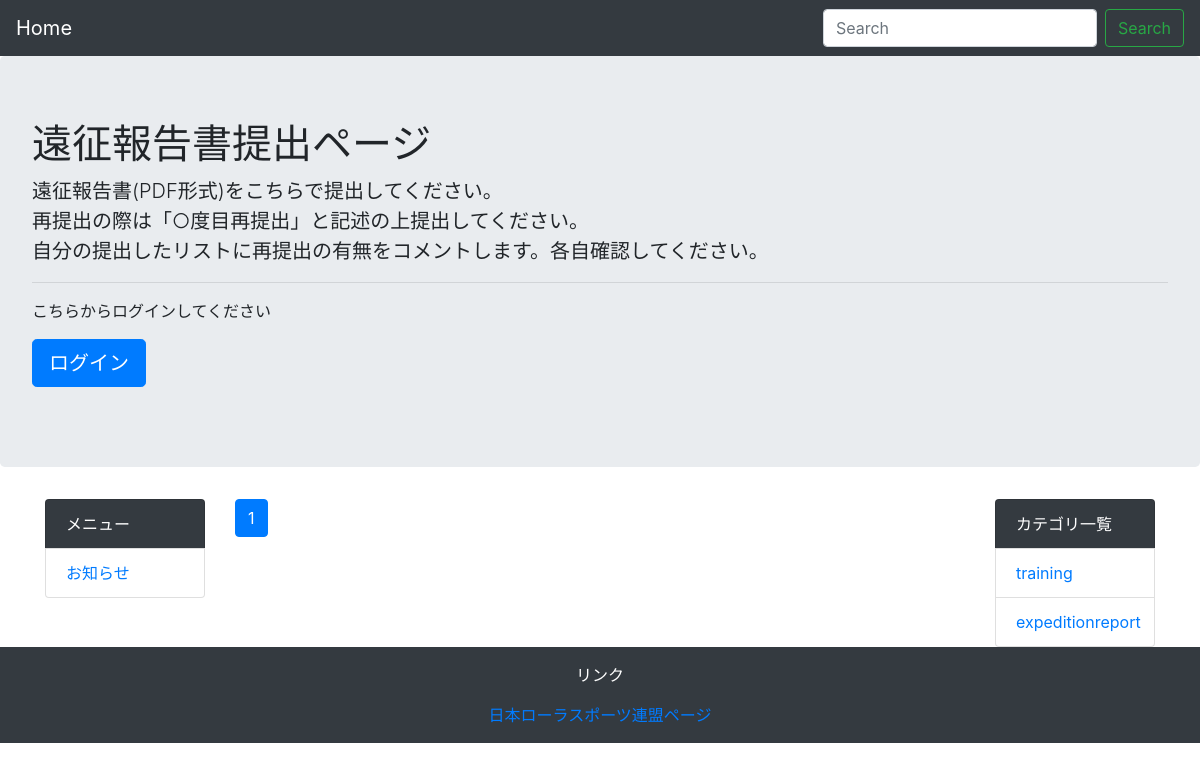
Page /expeditionreport/ on the earlier database version.
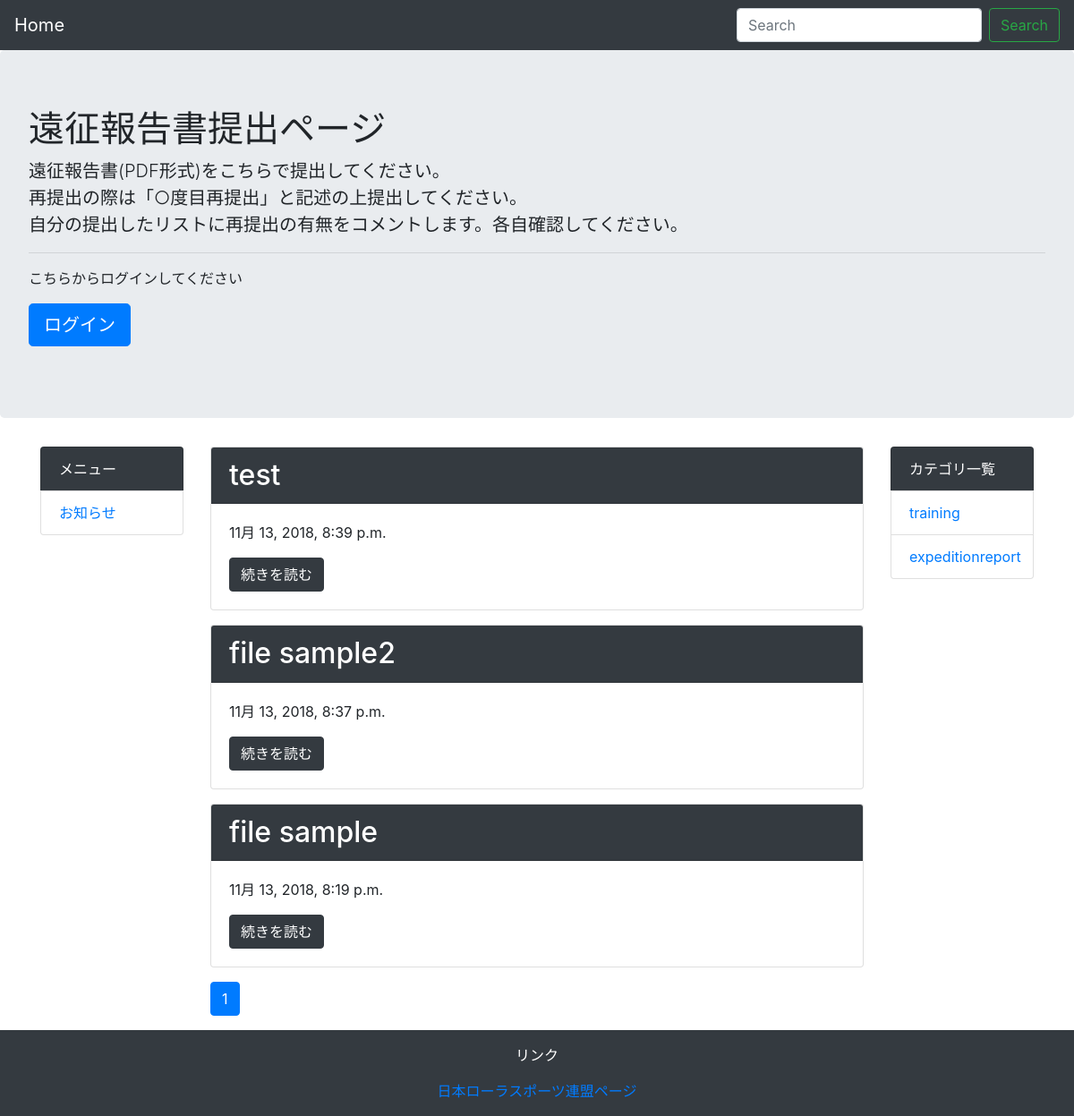
Same page on the later database version.
### homepage/models.py (models this page shows)
class Menu(models.Model):
    name = models.CharField('メニュー名', max_length=255)
    created_at = models.DateTimeField('作成日', default=timezone.now)
    def __str__(self):
        return self.name

### expeditionreport/models.py (models this page shows, shortened)
class Expeditionreport(models.Model):
    title = models.CharField('タイトル', max_length=255)
    text = models.TextField('本文')
    file = models.FileField('ファイル', upload_to='files/', null=True, blank=True)
    created_at = models.DateTimeField('提出日', default=timezone.now)

### expeditionreport/views.py (the view)
# urls.py: path('', views.IndexView.as_view(), name='index'),
class IndexView(generic.ListView):
    model = Expeditionreport
    paginate_by = 10
    def get_queryset(self):
        queryset = Expeditionreport.objects.order_by('-created_at')
        keyword = self.request.GET.get('keyword')
        if keyword:
            queryset = queryset.filter(
                Q(text__icontains=keyword) | Q(news__icontains=keyword)
            )
        return queryset

### expeditionreport/templatetags/mytag.py (called while the page is built)
@register.simple_tag
def url_replace(request, field, value):
    url_dict = request.GET.copy()
    url_dict[field] = str(value)
    return url_dict.urlencode()

### homepage/context_processors.py (called while the page is built)
def common(request):
    context = {
        'menu_list': Menu.objects.all(),
    }
    return context

### expeditionreport/templates/expeditionreport/expeditionreport_list.html
{% extends 'expeditionreport/base.html' %}
{% block content %}
    {% for expeditionreport in expeditionreport_list %}
        <div class="card mb-3">
            <h2 class="card-header bg-dark text-white">{{ expeditionreport.title }}</h2>
            <div class="card-body">
                <p>{{ expeditionreport.created_at }}</p>
                <a href="{% url 'expeditionreport:detail' expeditionreport.pk %}" class="btn btn-dark">続きを読む</a>
            </div>
        </div>
    {% endfor %}
    {% include 'expeditionreport/page.html' %}
{% endblock %}

### expeditionreport/templates/expeditionreport/base.html (shortened to what this page needs)
<!DOCTYPE html>
<html lang="ja">
  <head>
    <link rel="stylesheet" href="https://stackpath.bootstrapcdn.com/bootstrap/4.1.3/css/bootstrap.min.css">
  </head>
  <body>
    <nav class="navbar navbar-expand-lg navbar-dark bg-dark">
        <a class="navbar-brand" href="homepage:index">Home</a>
        <div class="collapse navbar-collapse" id="navbarSupportedContent">
            <form class="form-inline my-2 my-lg-0" method="GET" action="{% url 'homepage:index' %}">
                <input class="form-control mr-sm-2" type="text" placeholder="Search" aria-label="Search" name="keyword">
                <button class="btn btn-outline-success my-2 my-sm-0" type="submit">Search</button>
            </form>
        </div>
    </nav>
    <div class="jumbotron">
        <h1 class="display-">遠征報告書提出ページ</h1>
        <p class="lead">
            遠征報告書(PDF形式)をこちらで提出してください。<br>
            再提出の際は「○度目再提出」と記述の上提出してください。<br>
            自分の提出したリストに再提出の有無をコメントします。各自確認してください。
        </p>
        <hr class="my-2">
        <p class="lead">
            {% if user.is_authenticated %}
                <p>ログイン中のユーザー: <strong>{{ user.get_username }}</strong>さん</p>
                <a class="btn btn-primary btn-lg" href="{% url 'expeditionreport:submission' %}">投稿ページへ</a>
            {% else %}
                <p>こちらからログインしてください</p>
                <a class="btn btn-primary btn-lg" href="{% url 'admin:index' %}" role="button">ログイン</a>
            {% endif %}
        </p>
    </div>
    <div class="container">
        <div class="row">
            <div class="col-md-2">
                <ul class="list-group">
                    <li class="list-group-item bg-dark text-white">メニュー</li>
                    {% for menu in menu_list %}
                        <li class="list-group-item"><a href="{% url 'homepage:menu' menu.pk %}">{{ menu }}</a></li>
                    {% endfor %}
                </ul>
            </div>
            <div class="col-md-8">
                {% block content %}
                {% endblock %}
            </div>
            <div class="col-md-2">
                <ul class="list-group">
                    <li class="list-group-item bg-dark text-white">カテゴリ一覧</li>
                    <li class="list-group-item"><a href="{% url 'trainingnote:index' %}">training</a></li>
                    <li class="list-group-item"><a href="{% url 'expeditionreport:index' %}">expeditionreport</a></li>
                </ul>
            </div>
        </div>
    </div>
    <footer class="bg-dark text-white text-center py-3">
        <p>リンク</p>
        <a href="http://jrsf.or.jp/speed/">日本ローラスポーツ連盟ページ</a><br>
    </footer>
  </body>
</html>

Differences in the rows shown:
added Expeditionreport: title "test", created_at "11月 13, 2018, 8:39 p.m."
added Expeditionreport: title "file sample2", created_at "11月 13, 2018, 8:37 p.m."
added Expeditionreport: title "file sample", created_at "11月 13, 2018, 8:19 p.m."
